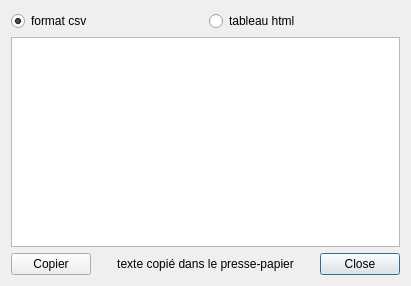
<?xml version="1.0" encoding="UTF-8"?>
<ui version="4.0">
 <class>DialogExportList</class>
 <widget class="QDialog" name="DialogExportList">
  <property name="windowModality">
   <enum>Qt::WindowModal</enum>
  </property>
  <property name="geometry">
   <rect>
    <x>0</x>
    <y>0</y>
    <width>411</width>
    <height>286</height>
   </rect>
  </property>
  <property name="windowTitle">
   <string>Exporter la liste des presets</string>
  </property>
  <property name="windowIcon">
   <iconset resource="../resources.qrc">
    <normaloff>:/icons/icon</normaloff>:/icons/icon</iconset>
  </property>
  <layout class="QGridLayout" name="gridLayout">
   <item row="4" column="2">
    <widget class="QLabel" name="label">
     <property name="sizePolicy">
      <sizepolicy hsizetype="Expanding" vsizetype="Preferred">
       <horstretch>0</horstretch>
       <verstretch>0</verstretch>
      </sizepolicy>
     </property>
     <property name="text">
      <string>texte copié dans le presse-papier</string>
     </property>
     <property name="alignment">
      <set>Qt::AlignCenter</set>
     </property>
    </widget>
   </item>
   <item row="2" column="0" colspan="5">
    <layout class="QHBoxLayout" name="horizontalLayout">
     <item>
      <widget class="QRadioButton" name="radioCsv">
       <property name="text">
        <string>format csv</string>
       </property>
       <property name="checked">
        <bool>true</bool>
       </property>
      </widget>
     </item>
     <item>
      <widget class="QRadioButton" name="radioHtml">
       <property name="text">
        <string>tableau html</string>
       </property>
      </widget>
     </item>
    </layout>
   </item>
   <item row="4" column="4">
    <widget class="QDialogButtonBox" name="buttonBox">
     <property name="sizePolicy">
      <sizepolicy hsizetype="Maximum" vsizetype="Fixed">
       <horstretch>0</horstretch>
       <verstretch>0</verstretch>
      </sizepolicy>
     </property>
     <property name="orientation">
      <enum>Qt::Horizontal</enum>
     </property>
     <property name="standardButtons">
      <set>QDialogButtonBox::Close</set>
     </property>
    </widget>
   </item>
   <item row="4" column="0">
    <widget class="QPushButton" name="pushCopy">
     <property name="text">
      <string>Copier</string>
     </property>
    </widget>
   </item>
   <item row="4" column="1">
    <spacer name="horizontalSpacer">
     <property name="orientation">
      <enum>Qt::Horizontal</enum>
     </property>
     <property name="sizeHint" stdset="0">
      <size>
       <width>40</width>
       <height>20</height>
      </size>
     </property>
    </spacer>
   </item>
   <item row="3" column="0" colspan="5">
    <widget class="QPlainTextEdit" name="plainTextEdit"/>
   </item>
   <item row="4" column="3">
    <spacer name="horizontalSpacer_2">
     <property name="orientation">
      <enum>Qt::Horizontal</enum>
     </property>
     <property name="sizeHint" stdset="0">
      <size>
       <width>40</width>
       <height>20</height>
      </size>
     </property>
    </spacer>
   </item>
  </layout>
 </widget>
 <resources>
  <include location="../resources.qrc"/>
 </resources>
 <connections>
  <connection>
   <sender>buttonBox</sender>
   <signal>accepted()</signal>
   <receiver>DialogExportList</receiver>
   <slot>accept()</slot>
   <hints>
    <hint type="sourcelabel">
     <x>248</x>
     <y>254</y>
    </hint>
    <hint type="destinationlabel">
     <x>157</x>
     <y>274</y>
    </hint>
   </hints>
  </connection>
  <connection>
   <sender>buttonBox</sender>
   <signal>rejected()</signal>
   <receiver>DialogExportList</receiver>
   <slot>reject()</slot>
   <hints>
    <hint type="sourcelabel">
     <x>316</x>
     <y>260</y>
    </hint>
    <hint type="destinationlabel">
     <x>286</x>
     <y>274</y>
    </hint>
   </hints>
  </connection>
 </connections>
</ui>
